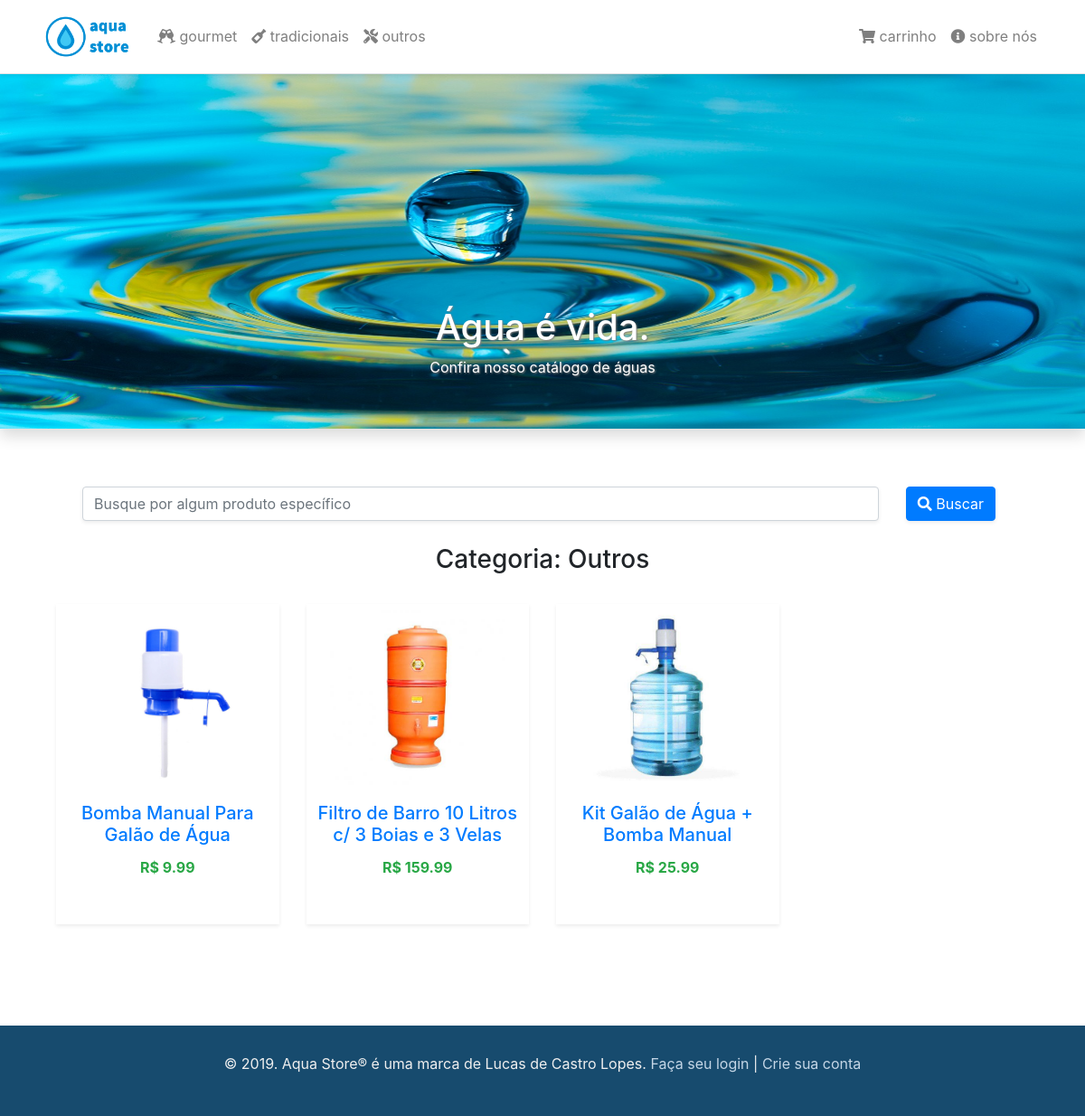
Before: /cat/outros/ with the older database file.
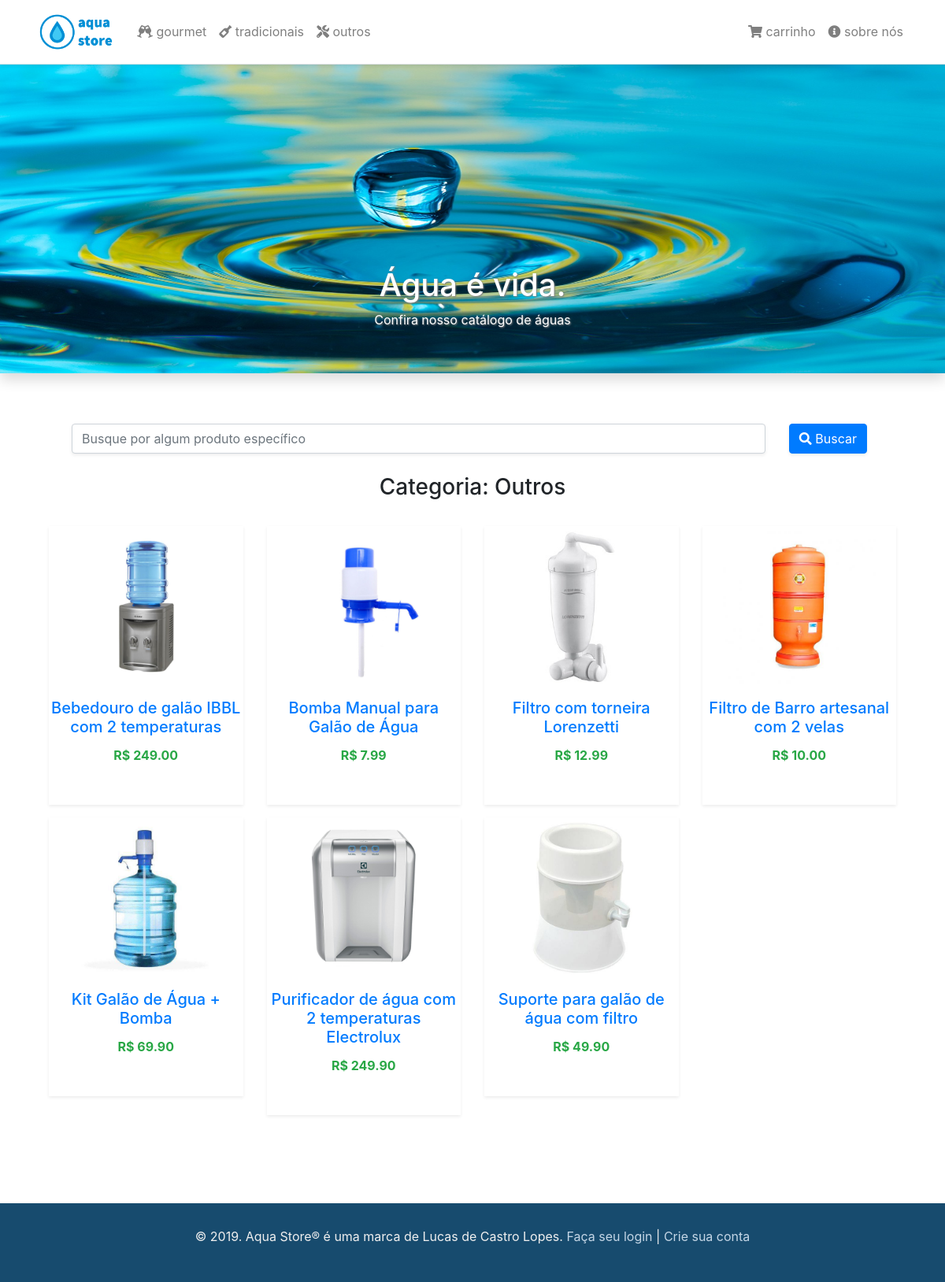
After: the same page with the newer database file.
### aquastore_app/models.py (models this page shows, shortened)
class Agua(models.Model):
    nome = models.CharField(max_length=200, db_index=True)
    categoria = models.ForeignKey(CategoriaAguas, related_name='aguas', on_delete=models.DO_NOTHING)
    imagem = models.CharField(max_length=200)
    descricao = models.TextField(blank=True)
    preco = models.DecimalField(max_digits=10, decimal_places=2)
    estoque = models.PositiveIntegerField()
    disponivel = models.BooleanField(default=True)
    class Meta:
        db_table = 'agua'
    def get_absolute_path(self):
        return reverse('aquastore_app:exibe_agua', args=[self.id])

### aquastore_app/views.py (the view)
# urls.py: path(r'', views.lista_aguas, name='lista_aguas'),
def lista_aguas(request, slug_da_categoria=None):
    categoria = None
    categorias = CategoriaAguas.objects.all().order_by("nome")
    aguas = Agua.objects.filter(disponivel=True).order_by("id")
    if slug_da_categoria:
        categoria = get_object_or_404(CategoriaAguas, slug=slug_da_categoria)
        aguas = aguas.filter(categoria=categoria).order_by("nome")
    busca = request.GET.get('busca_por')
    form = BuscaAguasForm()
    if busca:
        aguas = aguas.filter(nome__icontains=busca)
    qtdElem = aguas.count()
    paginator = Paginator(aguas, 12)
    page = request.GET.get('page')
    try:
        aguas_lista = paginator.page(page)
    except PageNotAnInteger:
        aguas_lista = paginator.page(1)
    except EmptyPage:
        aguas_lista = paginator.page(paginator.num_pages)
    return render(request, 'aquastore_app/lista.html', {'categorias': categorias,
                                                        'page': page,
                                                        'qtdElem': qtdElem,
                                                        'busca': busca,
                                                        'aguas_lista': aguas_lista,
                                                        'categoria': categoria,
                                                        'form': form})

### aquastore_app/forms.py
class BuscaAguasForm(forms.Form):
    class Meta:
        fields = ('busca_por')
    busca_por = forms.CharField(
        widget=forms.TextInput(attrs={'class': 'form-control shadow-sm', 'maxlength': '120', 'placeholder': 'Busque por algum produto específico '}),
        required=False)

### aquastore_app/templates/aquastore_app/lista.html (shortened to what this page needs)
{% extends "base.html" %}
{% load static %}
{% block conteudo %}
    {% include "base/carousel.html" %}
    <div class="container bg-white p-3 mb-5">
    <form action="{% url 'aquastore_app:lista_aguas' %}" method ='GET' class="mt-5">
      <div class='form-group row' style='margin-bottom: 10px; margin-left: 30px'>
         <div class='col-lg-10'>
            {{ form.busca_por }}
         </div>
         <div class="col-lg-2">
            <button type='submit' class='shadow-sm btn btn-primary'>
                <i class="fas fa-search"></i>
               Buscar
            </button>
         </div>
      </div>
    </form>
    <div class="row" >
        <div class="col-lg-12">
            <h3 style="text-align:center" class="mb-3 mt-2">{% if not categoria %}{% else %}Categoria: {{ categoria.nome }}{% endif %}</h3>
            <div class="row mb-6 p-3">
                {% for agua in aguas_lista %}
                    <div class="col-xl-3 col-lg-4 col-md-6 col-sm-6">
                    <a href="{{ agua.get_absolute_path }}">
                        <div class="card-home mb-3 shadow-sm" style="align-items: center">
                                <img class="img-fluid rounded water-product"
                                         src="{% static 'aguas/' %}{{ agua.imagem }}">
                            <h5 class="mt-3 card-title text-center text-primary">
                                    {{ agua.nome }}
                            </h5>
                            <b class="text-success">R$ {{ agua.preco }}</b>
                            <br>
                            <br>
                        </div>
                        </a>
                    </div>
                {% endfor %}
            </div>
        </div>
    </div>
    </div>
    {% endblock %}

Changed rows visible on the page:
no longer on this page (row edited): Agua: imagem (picture), nome "Bomba Manual Para Galão de Água", preco "9.99"
no longer on this page (row edited): Agua: imagem (picture), nome "Filtro de Barro 10 Litros c/ 3 Boias e 3 Velas", preco "159.99"
no longer on this page (row edited): Agua: imagem (picture), nome "Kit Galão de Água + Bomba Manual", preco "25.99"
added Agua: imagem (picture), nome "Bebedouro de galão IBBL com 2 temperaturas", preco "249.00"
now on this page (row edited): Agua: imagem (picture), nome "Bomba Manual para Galão de Água", preco "7.99"
added Agua: imagem (picture), nome "Filtro com torneira Lorenzetti", preco "12.99"
added Agua: imagem (picture), nome "Filtro de Barro artesanal com 2 velas", preco "10.00"
added Agua: imagem (picture), nome "Kit Galão de Água + Bomba", preco "69.90"
added Agua: imagem (picture), nome "Purificador de água com 2 temperaturas Electrolux", preco "249.90"
added Agua: imagem (picture), nome "Suporte para galão de água com filtro", preco "49.90"
